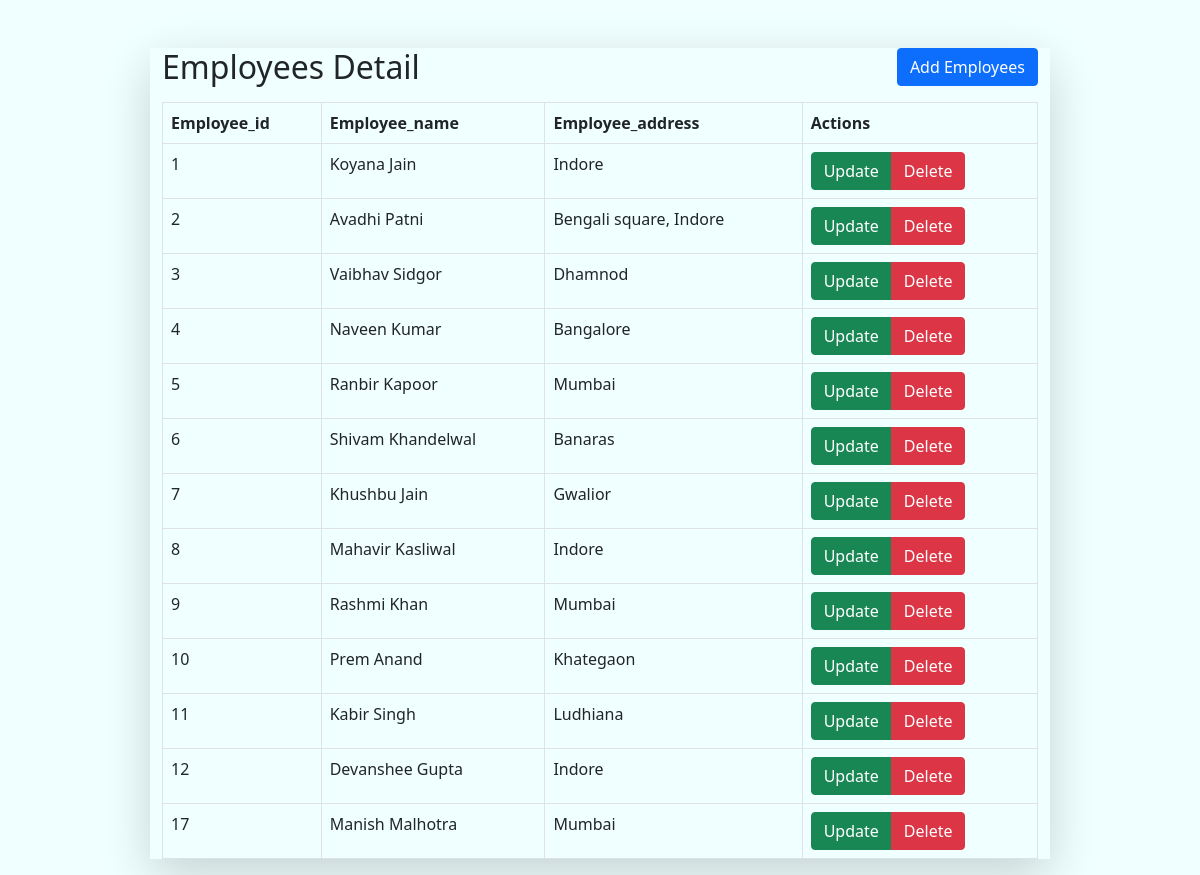
The app's page /employee_list/, older data.
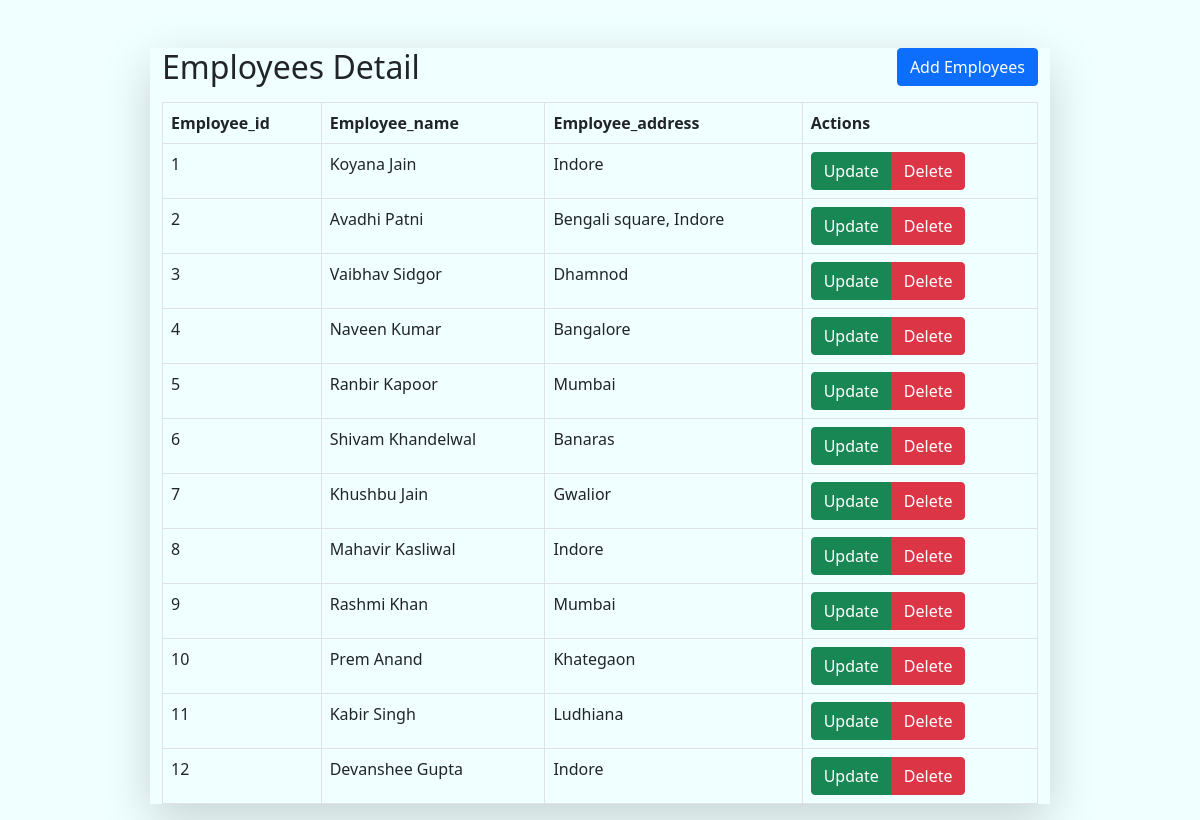
The same page, newer data.
### info/models.py (models this page shows)
class Employee(models.Model):
    user = models.ForeignKey(User, on_delete=models.SET_NULL, null=True, blank=True)
    e_id = models.AutoField(primary_key=True)
    e_name = models.CharField(max_length=150)
    e_addr = models.CharField(max_length=500)

### info/views.py (the view)
# urls.py: path('employee_list/', employee_list, name="employee_list"),
def employee_list(request):
    queryset = Employee.objects.all()
    context={'employees':queryset}
    return render(request, 'employee_list.html',context)

### info/templates/employee_list.html (shortened to what this page needs)
{% extends "base.html" %}
{% block start %}
  <div class=" box container mt-5 w-75 .bg-light.bg-gradient shadow-lg">
    <button type="button" class="btn btn-primary float-end" onclick="location.href='/employees/'">
        Add Employees
      </button>
    <h2>Employees Detail</h2>
    <table class="table table-bordered mt-3">
        <thead class="thead-light">
            <tr>
                <th>Employee_id</th>
                <th>Employee_name</th>
                <th>Employee_address</th>
                <th>Actions</th>
            </tr>
        </thead>
        <tbody>
          {% for emp in employees %}
            <tr>
                <td>{{emp.e_id}}</td>
                <td>{{emp.e_name}}</td>
                <td>{{emp.e_addr}}</td>
                <td>
                    <div class="btn-group" role="group" aria-label="Actions">
                        <a href="/update_emp/{{emp.e_id}}/" class="btn btn-success">Update</a>
                        <a href="/delete_emp/{{emp.e_id}}/" class="btn btn-danger">Delete</a>
                    </div>
                </td>
            </tr>
            {% endfor %}
        </tbody>
    </table>
</div>
{% endblock %}

Row changes from the older to the newer data that the page shows:
removed Employee: e_id "17", e_name "Manish Malhotra", e_addr "Mumbai"
